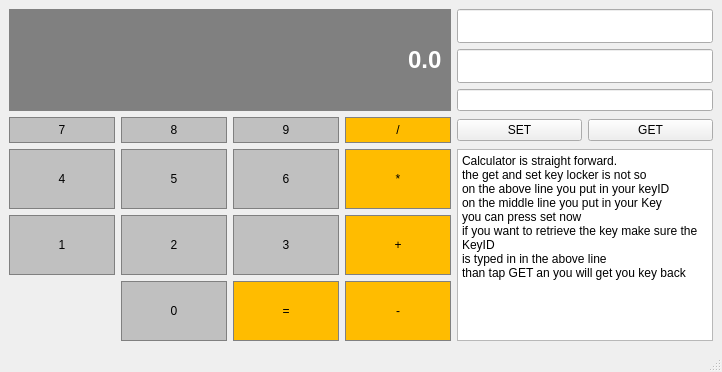
<?xml version="1.0" encoding="UTF-8"?>
<ui version="4.0">
 <class>Client</class>
 <widget class="QMainWindow" name="Client">
  <property name="geometry">
   <rect>
    <x>0</x>
    <y>0</y>
    <width>722</width>
    <height>372</height>
   </rect>
  </property>
  <property name="windowTitle">
   <string>Client</string>
  </property>
  <widget class="QWidget" name="centralwidget">
   <layout class="QGridLayout" name="gridLayout">
    <item row="6" column="2">
     <widget class="QPushButton" name="button3">
      <property name="sizePolicy">
       <sizepolicy hsizetype="Preferred" vsizetype="Preferred">
        <horstretch>0</horstretch>
        <verstretch>0</verstretch>
       </sizepolicy>
      </property>
      <property name="styleSheet">
       <string notr="true">QPushButton{
	background-color: #C0C0C0;
	border: 1px solid gray;
	padding: 5px;
}

QPushButton:pressed{
	background-color: #A9A9A9;
	border: 1px solid gray;
	padding: 5px;
}</string>
      </property>
      <property name="text">
       <string>3</string>
      </property>
     </widget>
    </item>
    <item row="3" column="3">
     <widget class="QPushButton" name="buttonDiv">
      <property name="sizePolicy">
       <sizepolicy hsizetype="Preferred" vsizetype="Preferred">
        <horstretch>0</horstretch>
        <verstretch>0</verstretch>
       </sizepolicy>
      </property>
      <property name="styleSheet">
       <string notr="true">QPushButton{
	background-color: #FFBC00;
	border: 1px solid gray;
	padding: 5px;
}

QPushButton:pressed{
	background-color: #A9A9A9;
	border: 1px solid gray;
	padding: 5px;
}</string>
      </property>
      <property name="text">
       <string>/</string>
      </property>
     </widget>
    </item>
    <item row="0" column="0" rowspan="3" colspan="4">
     <widget class="QLineEdit" name="Display">
      <property name="sizePolicy">
       <sizepolicy hsizetype="Preferred" vsizetype="Expanding">
        <horstretch>0</horstretch>
        <verstretch>0</verstretch>
       </sizepolicy>
      </property>
      <property name="font">
       <font>
        <family>Arial</family>
        <pointsize>18</pointsize>
        <bold>true</bold>
       </font>
      </property>
      <property name="styleSheet">
       <string notr="true">QLineEdit{
	background-color: gray;
	border: 1px solid gray;
	color: #ffffff;
	padding: 5px;
}</string>
      </property>
      <property name="text">
       <string>0.0</string>
      </property>
      <property name="alignment">
       <set>Qt::AlignRight|Qt::AlignTrailing|Qt::AlignVCenter</set>
      </property>
     </widget>
    </item>
    <item row="6" column="1">
     <widget class="QPushButton" name="button2">
      <property name="sizePolicy">
       <sizepolicy hsizetype="Preferred" vsizetype="Preferred">
        <horstretch>0</horstretch>
        <verstretch>0</verstretch>
       </sizepolicy>
      </property>
      <property name="styleSheet">
       <string notr="true">QPushButton{
	background-color: #C0C0C0;
	border: 1px solid gray;
	padding: 5px;
}

QPushButton:pressed{
	background-color: #A9A9A9;
	border: 1px solid gray;
	padding: 5px;
}</string>
      </property>
      <property name="text">
       <string>2</string>
      </property>
     </widget>
    </item>
    <item row="3" column="5">
     <widget class="QPushButton" name="GetKey">
      <property name="text">
       <string>GET</string>
      </property>
     </widget>
    </item>
    <item row="2" column="4" colspan="2">
     <widget class="QLineEdit" name="GetDisplay"/>
    </item>
    <item row="6" column="0">
     <widget class="QPushButton" name="button1">
      <property name="sizePolicy">
       <sizepolicy hsizetype="Preferred" vsizetype="Preferred">
        <horstretch>0</horstretch>
        <verstretch>0</verstretch>
       </sizepolicy>
      </property>
      <property name="styleSheet">
       <string notr="true">QPushButton{
	background-color: #C0C0C0;
	border: 1px solid gray;
	padding: 5px;
}

QPushButton:pressed{
	background-color: #A9A9A9;
	border: 1px solid gray;
	padding: 5px;
}</string>
      </property>
      <property name="text">
       <string>1</string>
      </property>
     </widget>
    </item>
    <item row="5" column="1">
     <widget class="QPushButton" name="button5">
      <property name="sizePolicy">
       <sizepolicy hsizetype="Preferred" vsizetype="Preferred">
        <horstretch>0</horstretch>
        <verstretch>0</verstretch>
       </sizepolicy>
      </property>
      <property name="styleSheet">
       <string notr="true">QPushButton{
	background-color: #C0C0C0;
	border: 1px solid gray;
	padding: 5px;
}

QPushButton:pressed{
	background-color: #A9A9A9;
	border: 1px solid gray;
	padding: 5px;
}</string>
      </property>
      <property name="text">
       <string>5</string>
      </property>
     </widget>
    </item>
    <item row="3" column="4">
     <widget class="QPushButton" name="SetKey">
      <property name="text">
       <string>SET</string>
      </property>
     </widget>
    </item>
    <item row="3" column="0">
     <widget class="QPushButton" name="button7">
      <property name="sizePolicy">
       <sizepolicy hsizetype="Preferred" vsizetype="Preferred">
        <horstretch>0</horstretch>
        <verstretch>0</verstretch>
       </sizepolicy>
      </property>
      <property name="styleSheet">
       <string notr="true">QPushButton{
	background-color: #C0C0C0;
	border: 1px solid gray;
	padding: 5px;
}

QPushButton:pressed{
	background-color: #A9A9A9;
	border: 1px solid gray;
	padding: 5px;
}</string>
      </property>
      <property name="text">
       <string>7</string>
      </property>
     </widget>
    </item>
    <item row="5" column="3">
     <widget class="QPushButton" name="buttonMult">
      <property name="sizePolicy">
       <sizepolicy hsizetype="Preferred" vsizetype="Preferred">
        <horstretch>0</horstretch>
        <verstretch>0</verstretch>
       </sizepolicy>
      </property>
      <property name="styleSheet">
       <string notr="true">QPushButton{
	background-color: #FFBC00;
	border: 1px solid gray;
	padding: 5px;
}

QPushButton:pressed{
	background-color: #A9A9A9;
	border: 1px solid gray;
	padding: 5px;
}</string>
      </property>
      <property name="text">
       <string>*</string>
      </property>
     </widget>
    </item>
    <item row="7" column="3">
     <widget class="QPushButton" name="buttonMin">
      <property name="sizePolicy">
       <sizepolicy hsizetype="Preferred" vsizetype="Preferred">
        <horstretch>0</horstretch>
        <verstretch>0</verstretch>
       </sizepolicy>
      </property>
      <property name="styleSheet">
       <string notr="true">QPushButton{
	background-color: #FFBC00;
	border: 1px solid gray;
	padding: 5px;
}

QPushButton:pressed{
	background-color: #A9A9A9;
	border: 1px solid gray;
	padding: 5px;
}</string>
      </property>
      <property name="text">
       <string>-</string>
      </property>
     </widget>
    </item>
    <item row="7" column="2">
     <widget class="QPushButton" name="buttonEqual">
      <property name="sizePolicy">
       <sizepolicy hsizetype="Preferred" vsizetype="Preferred">
        <horstretch>0</horstretch>
        <verstretch>0</verstretch>
       </sizepolicy>
      </property>
      <property name="styleSheet">
       <string notr="true">QPushButton{
	background-color: #FFBC00;
	border: 1px solid gray;
	padding: 5px;
}

QPushButton:pressed{
	background-color: #A9A9A9;
	border: 1px solid gray;
	padding: 5px;
}</string>
      </property>
      <property name="text">
       <string>=</string>
      </property>
     </widget>
    </item>
    <item row="3" column="2">
     <widget class="QPushButton" name="button9">
      <property name="sizePolicy">
       <sizepolicy hsizetype="Preferred" vsizetype="Preferred">
        <horstretch>0</horstretch>
        <verstretch>0</verstretch>
       </sizepolicy>
      </property>
      <property name="styleSheet">
       <string notr="true">QPushButton{
	background-color: #C0C0C0;
	border: 1px solid gray;
	padding: 5px;
}

QPushButton:pressed{
	background-color: #A9A9A9;
	border: 1px solid gray;
	padding: 5px;
}</string>
      </property>
      <property name="text">
       <string>9</string>
      </property>
     </widget>
    </item>
    <item row="0" column="4" colspan="2">
     <widget class="QLineEdit" name="KeyIdDisplay">
      <property name="sizePolicy">
       <sizepolicy hsizetype="Preferred" vsizetype="Preferred">
        <horstretch>0</horstretch>
        <verstretch>0</verstretch>
       </sizepolicy>
      </property>
     </widget>
    </item>
    <item row="1" column="4" colspan="2">
     <widget class="QLineEdit" name="KeyDisplay">
      <property name="sizePolicy">
       <sizepolicy hsizetype="Preferred" vsizetype="Preferred">
        <horstretch>0</horstretch>
        <verstretch>0</verstretch>
       </sizepolicy>
      </property>
     </widget>
    </item>
    <item row="5" column="0">
     <widget class="QPushButton" name="button4">
      <property name="sizePolicy">
       <sizepolicy hsizetype="Preferred" vsizetype="Preferred">
        <horstretch>0</horstretch>
        <verstretch>0</verstretch>
       </sizepolicy>
      </property>
      <property name="styleSheet">
       <string notr="true">QPushButton{
	background-color: #C0C0C0;
	border: 1px solid gray;
	padding: 5px;
}

QPushButton:pressed{
	background-color: #A9A9A9;
	border: 1px solid gray;
	padding: 5px;
}</string>
      </property>
      <property name="text">
       <string>4</string>
      </property>
     </widget>
    </item>
    <item row="6" column="3">
     <widget class="QPushButton" name="buttonAdd">
      <property name="sizePolicy">
       <sizepolicy hsizetype="Preferred" vsizetype="Preferred">
        <horstretch>0</horstretch>
        <verstretch>0</verstretch>
       </sizepolicy>
      </property>
      <property name="styleSheet">
       <string notr="true">QPushButton{
	background-color: #FFBC00;
	border: 1px solid gray;
	padding: 5px;
}

QPushButton:pressed{
	background-color: #A9A9A9;
	border: 1px solid gray;
	padding: 5px;
}</string>
      </property>
      <property name="text">
       <string>+</string>
      </property>
     </widget>
    </item>
    <item row="5" column="2">
     <widget class="QPushButton" name="button6">
      <property name="sizePolicy">
       <sizepolicy hsizetype="Preferred" vsizetype="Preferred">
        <horstretch>0</horstretch>
        <verstretch>0</verstretch>
       </sizepolicy>
      </property>
      <property name="styleSheet">
       <string notr="true">QPushButton{
	background-color: #C0C0C0;
	border: 1px solid gray;
	padding: 5px;
}

QPushButton:pressed{
	background-color: #A9A9A9;
	border: 1px solid gray;
	padding: 5px;
}</string>
      </property>
      <property name="text">
       <string>6</string>
      </property>
     </widget>
    </item>
    <item row="3" column="1">
     <widget class="QPushButton" name="button8">
      <property name="sizePolicy">
       <sizepolicy hsizetype="Preferred" vsizetype="Preferred">
        <horstretch>0</horstretch>
        <verstretch>0</verstretch>
       </sizepolicy>
      </property>
      <property name="styleSheet">
       <string notr="true">QPushButton{
	background-color: #C0C0C0;
	border: 1px solid gray;
	padding: 5px;
}

QPushButton:pressed{
	background-color: #A9A9A9;
	border: 1px solid gray;
	padding: 5px;
}</string>
      </property>
      <property name="text">
       <string>8</string>
      </property>
     </widget>
    </item>
    <item row="7" column="1">
     <widget class="QPushButton" name="button0">
      <property name="sizePolicy">
       <sizepolicy hsizetype="Preferred" vsizetype="Preferred">
        <horstretch>0</horstretch>
        <verstretch>0</verstretch>
       </sizepolicy>
      </property>
      <property name="styleSheet">
       <string notr="true">QPushButton{
	background-color: #C0C0C0;
	border: 1px solid gray;
	padding: 5px;
}

QPushButton:pressed{
	background-color: #A9A9A9;
	border: 1px solid gray;
	padding: 5px;
}</string>
      </property>
      <property name="text">
       <string>0</string>
      </property>
     </widget>
    </item>
    <item row="5" column="4" rowspan="3" colspan="2">
     <widget class="QTextEdit" name="textEdit">
      <property name="html">
       <string>&lt;!DOCTYPE HTML PUBLIC &quot;-//W3C//DTD HTML 4.0//EN&quot; &quot;http://www.w3.org/TR/REC-html40/strict.dtd&quot;&gt;
&lt;html&gt;&lt;head&gt;&lt;meta name=&quot;qrichtext&quot; content=&quot;1&quot; /&gt;&lt;meta charset=&quot;utf-8&quot; /&gt;&lt;style type=&quot;text/css&quot;&gt;
p, li { white-space: pre-wrap; }
hr { height: 1px; border-width: 0; }
&lt;/style&gt;&lt;/head&gt;&lt;body style=&quot; font-family:'Segoe UI'; font-size:9pt; font-weight:400; font-style:normal;&quot;&gt;
&lt;p style=&quot; margin-top:0px; margin-bottom:0px; margin-left:0px; margin-right:0px; -qt-block-indent:0; text-indent:0px;&quot;&gt;Calculator is straight forward.&lt;/p&gt;
&lt;p style=&quot; margin-top:0px; margin-bottom:0px; margin-left:0px; margin-right:0px; -qt-block-indent:0; text-indent:0px;&quot;&gt;the get and set key locker is not so&lt;/p&gt;
&lt;p style=&quot; margin-top:0px; margin-bottom:0px; margin-left:0px; margin-right:0px; -qt-block-indent:0; text-indent:0px;&quot;&gt;on the above line you put in your keyID&lt;/p&gt;
&lt;p style=&quot; margin-top:0px; margin-bottom:0px; margin-left:0px; margin-right:0px; -qt-block-indent:0; text-indent:0px;&quot;&gt;on the middle line you put in your Key &lt;/p&gt;
&lt;p style=&quot; margin-top:0px; margin-bottom:0px; margin-left:0px; margin-right:0px; -qt-block-indent:0; text-indent:0px;&quot;&gt;you can press set now&lt;/p&gt;
&lt;p style=&quot; margin-top:0px; margin-bottom:0px; margin-left:0px; margin-right:0px; -qt-block-indent:0; text-indent:0px;&quot;&gt;if you want to retrieve the key make sure the KeyID&lt;/p&gt;
&lt;p style=&quot; margin-top:0px; margin-bottom:0px; margin-left:0px; margin-right:0px; -qt-block-indent:0; text-indent:0px;&quot;&gt;is typed in in the above line&lt;/p&gt;
&lt;p style=&quot; margin-top:0px; margin-bottom:0px; margin-left:0px; margin-right:0px; -qt-block-indent:0; text-indent:0px;&quot;&gt;than tap GET an you will get you key back&lt;/p&gt;&lt;/body&gt;&lt;/html&gt;</string>
      </property>
     </widget>
    </item>
   </layout>
  </widget>
  <widget class="QMenuBar" name="menubar">
   <property name="geometry">
    <rect>
     <x>0</x>
     <y>0</y>
     <width>722</width>
     <height>25</height>
    </rect>
   </property>
  </widget>
  <widget class="QStatusBar" name="statusbar"/>
 </widget>
 <resources/>
 <connections/>
</ui>
